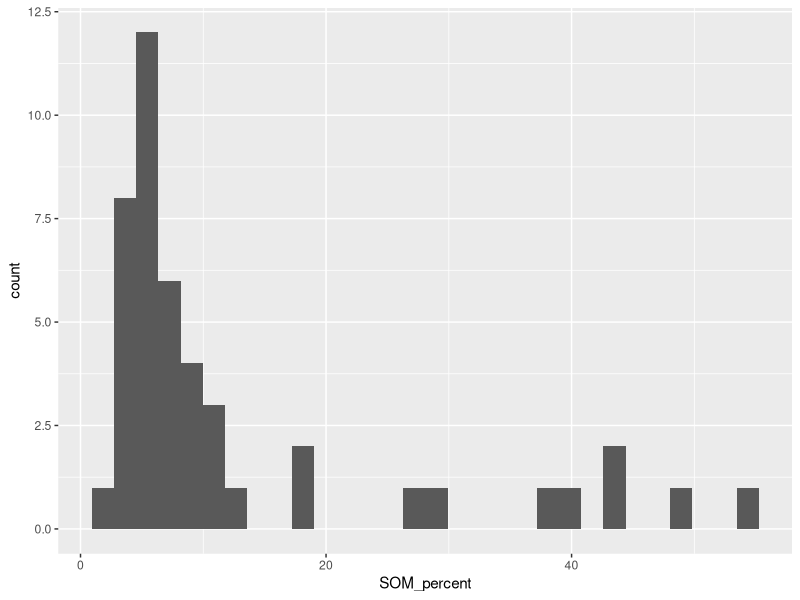

Write R code to recreate this figure. (Note: this script raises an error after producing the figure.)
## ---- chunk 1
rm(list = ls()) # clears environment
library (tidyverse)
library (here)
## ---- chunk 2
soil <- read.csv (here ("data", "soil_data.csv"))
## ---- chunk 3
ggplot(soil,aes(x=SOM_percent))+
  geom_histogram()
## ---- chunk 4
SOM <- soil %>% 
    group_by(Forest) %>%
      mutate (mean_SOM = mean (SOM_percent)) %>%
       mutate (sd_SOM = sd (SOM_percent))
View (SOM)

## ---- chunk 5
ggplot(SOM, aes(Forest, mean_SOM))+
  geom_errorbar(aes(ymax = mean_SOM + sd_SOM, ymin = mean_SOM - sd_SOM), width = 0.2)+
  geom_col(fill = "white", color = "black")+
  ylab("Mean percent soil organic matter")+
  xlab("Forest name")
# I'm not seeing any error bars here - maybe theyre just really small?

ggplot(SOM, aes(Forest, mean_SOM))+
  geom_col(fill = "white", color = "black")+
  ylab("Mean percent soil organic matter")+
  xlab("Forest name")
# I did this to compare the graph without code for the error bars and don't see a change. This tells me something in my data isn't representing error. 

# Looking back at Question 4, I grouped the data by Forest, calculating a SD of the SOM of each forest type. Let's inquire
SOM$sd_SOM
# Looks like the data ranges between 0 and 18. I would expect the values closer to 18 (on the Kip Tract) to show bars on the graph.
## ---- chunk 6
ggplot (SOM, aes (x=Forest,y=SOM_percent))+
  geom_boxplot() + # makes a boxplot
  geom_point(size=14,colour='blue',alpha=0.3)+ # not totally sure what overlay point data at the top means, so I'm just going to increase the size of the points
  xlab("Forest Name") + #xaxis label
  ylab("Percent soil organic matter")+ #yaxis label
  theme_bw()

